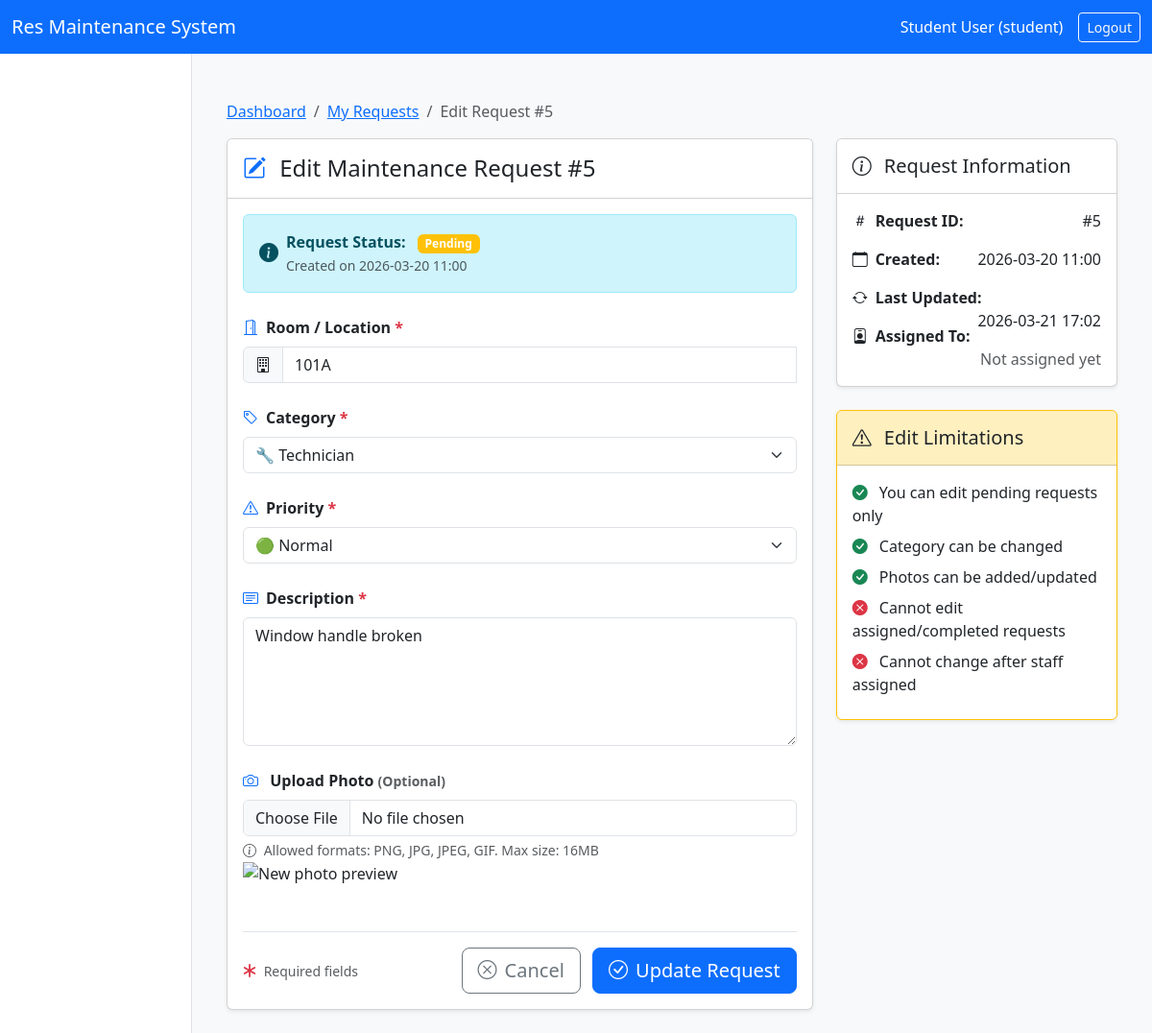
Screenshot of /requests/5/edit (signed in) with the database file from the repository.
### app.py (models this page shows, shortened)
class User(UserMixin, db.Model):
    id = db.Column(db.Integer, primary_key=True)
    full_name = db.Column(db.String(100))
    email = db.Column(db.String(120), unique=True)
    password_hash = db.Column(db.String(200))
    role = db.Column(db.String(20))
    room_number = db.Column(db.String(20), nullable=True)
    created_at = db.Column(db.DateTime, default=datetime.utcnow)
    def unread_notifications_count(self):
        return self.notifications.filter_by(is_read=False).count()

class Request(db.Model):
    id = db.Column(db.Integer, primary_key=True)
    user_id = db.Column(db.Integer)
    staff_id = db.Column(db.Integer, nullable=True)
    room_number = db.Column(db.String(20), nullable=False)
    category = db.Column(db.String(50))
    description = db.Column(db.Text, nullable=False)
    priority = db.Column(db.String(20), nullable=False)
    status = db.Column(db.String(20), default="Pending")
    photo_path = db.Column(db.String(200), nullable=True)
    created_at = db.Column(db.DateTime, default=datetime.utcnow)
    updated_at = db.Column(db.DateTime, default=datetime.utcnow, onupdate=datetime.utcnow)

### app.py (the view, shortened to what this page needs)
@app.route('/requests/<int:request_id>/edit', methods=['GET', 'POST'])
@login_required
def edit_request(request_id):
    if current_user.role != "student":
        flash("Only students can edit requests.", "danger")
        return redirect(url_for("dashboard"))
    req = Request.query.get_or_404(request_id)
    if req.user_id != current_user.id:
        flash("You can only edit your own requests.", "danger")
        return redirect(url_for("my_requests"))
    if req.status in ["Assigned", "In Progress", "Completed"]:
        flash("Cannot edit assigned/in-progress/completed requests.", "warning")
        return redirect(url_for("my_requests"))
    return render_template("student/edit_request.html", request=req)

### app.py (called while the page is built)
@app.context_processor
def inject_notifications():
    if not current_user.is_authenticated:
        return {'unread_count': 0, 'has_unread': False}
    unread_count = current_user.unread_notifications_count()
    return {'unread_count': unread_count, 'has_unread': unread_count > 0}

@app.template_filter('format_datetime')
def format_datetime(value, format='%Y-%m-%d %H:%M'):
    if value is None:
        value = datetime.now()
    return value.strftime(format)

@login_manager.user_loader
def load_user(user_id):
    return User.query.get(int(user_id))

### templates/student/edit_request.html (shortened to what this page needs)
{% extends "base.html" %}
{% block content %}
<div class="container mt-4">
    <nav aria-label="breadcrumb">
        <ol class="breadcrumb">
            <li class="breadcrumb-item"><a href="{{ url_for('dashboard') }}">Dashboard</a></li>
            <li class="breadcrumb-item"><a href="{{ url_for('my_requests') }}">My Requests</a></li>
            <li class="breadcrumb-item active">Edit Request #{{ request.id }}</li>
        </ol>
    </nav>
    <div class="row">
        <div class="col-lg-8">
            <div class="card shadow-sm">
                <div class="card-header bg-white py-3">
                    <h4 class="mb-0">
                        <i class="bi bi-pencil-square me-2 text-primary"></i>
                        Edit Maintenance Request #{{ request.id }}
                    </h4>
                </div>
                <div class="card-body">
                    <div class="alert alert-info info-alert d-flex align-items-center mb-4" role="alert">
                        <i class="bi bi-info-circle-fill me-2 fs-5"></i>
                        <div>
                            <strong>Request Status:</strong>
                            <span class="badge bg-{% if request.status == 'Pending' %}warning{% elif request.status == 'Assigned' %}info{% elif request.status == 'In Progress' %}primary{% elif request.status == 'Completed' %}success{% endif %} status-badge ms-2">
                                {{ request.status }}
                            </span>
                            <br>
                            <small class="text-muted">Created on {{ request.created_at | format_datetime }}</small>
                        </div>
                    </div>
                    <form method="POST" enctype="multipart/form-data" class="needs-validation" novalidate>
                        <div class="mb-4">
                            <label for="room_number" class="form-label fw-semibold">
                                <i class="bi bi-door-open me-2 text-primary"></i>Room / Location
                                <span class="text-danger">*</span>
                            </label>
                            <div class="input-group">
                                <span class="input-group-text"><i class="bi bi-building"></i></span>
                                <input type="text"
                                       class="form-control"
                                       id="room_number"
                                       name="room_number"
                                       value="{{ request.room_number }}"
                                       placeholder="e.g., B204, Room 101"
                                       required>
                            </div>
                        </div>
                        <div class="mb-4">
                            <label for="category" class="form-label fw-semibold">
                                <i class="bi bi-tag me-2 text-primary"></i>Category
                                <span class="text-danger">*</span>
                            </label>
                            <select class="form-select" id="category" name="category" required>
                                <option value="technician" {% if request.category == "technician" %}selected{% endif %}>🔧 Technician</option>
                            </select>
                        </div>
                        <div class="mb-4">
                            <label for="priority" class="form-label fw-semibold">
                                <i class="bi bi-exclamation-triangle me-2 text-primary"></i>Priority
                                <span class="text-danger">*</span>
                            </label>
                            <select class="form-select" id="priority" name="priority" required>
                                <option value="Normal" {% if request.priority == "Normal" %}selected{% endif %}>🟢 Normal</option>
                            </select>
                        </div>
                        <div class="mb-4">
                            <label for="description" class="form-label fw-semibold">
                                <i class="bi bi-card-text me-2 text-primary"></i>Description
                                <span class="text-danger">*</span>
                            </label>
                            <textarea class="form-control"
                                      id="description"
                                      name="description"
                                      rows="5"
                                      placeholder="Please describe the issue in detail..."
                                      required>{{ request.description }}</textarea>
                        </div>
                        <div class="mb-4">
                            <label for="photo" class="form-label fw-semibold">
                                <i class="bi bi-camera me-2 text-primary"></i>
                                {% if request.photo_path %}Replace Photo{% else %}Upload Photo{% endif %}
                                <small class="text-muted">(Optional)</small>
                            </label>
                            <input type="file"
                                   class="form-control"
                                   id="photo"
                                   name="photo"
                                   accept="image/png, image/jpeg, image/jpg, image/gif"
                                   onchange="previewImage(this)">
                            <div class="form-text">
                                <i class="bi bi-info-circle me-1"></i>
                                Allowed formats: PNG, JPG, JPEG, GIF. Max size: 16MB
                            </div>
                            <img id="imagePreview" class="photo-preview" src="#" alt="New photo preview">
                        </div>
                        <div class="d-flex justify-content-between align-items-center mt-5 pt-3 border-top">
                            <div>
                                <small class="text-muted">
                                    <i class="bi bi-asterisk text-danger me-1"></i>
                                    Required fields
                                </small>
                            </div>
                            <div>
                                <a href="{{ url_for('my_requests') }}" class="btn btn-outline-secondary btn-lg me-2">
                                    <i class="bi bi-x-circle me-2"></i>Cancel
                                </a>
                                <button type="submit" class="btn btn-primary btn-lg">
                                    <i class="bi bi-check-circle me-2"></i>Update Request
                                </button>
                            </div>
                        </div>
                    </form>
                </div>
            </div>
        </div>
        <div class="col-lg-4">
            <div class="card shadow-sm mb-4">
                <div class="card-header bg-white py-3">
                    <h5 class="card-title mb-0">
                        <i class="bi bi-info-circle me-2"></i>
                        Request Information
                    </h5>
                </div>
                <div class="card-body">
                    <ul class="list-unstyled">
                        <li class="mb-3">
                            <strong><i class="bi bi-hash me-2"></i>Request ID:</strong>
                            <span class="float-end">#{{ request.id }}</span>
                        </li>
                        <li class="mb-3">
                            <strong><i class="bi bi-calendar me-2"></i>Created:</strong>
                            <span class="float-end">{{ request.created_at | format_datetime }}</span>
                        </li>
                        <li class="mb-3">
                            <strong><i class="bi bi-arrow-repeat me-2"></i>Last Updated:</strong>
                            <span class="float-end">{{ request.updated_at | format_datetime if request.updated_at else 'N/A' }}</span>
                        </li>
                        <li class="mb-3">
                            <strong><i class="bi bi-person-badge me-2"></i>Assigned To:</strong>
                            <span class="float-end">
                                {% if request.staff_name %}
                                    {{ request.staff_name }}
                                {% else %}
                                    <span class="text-muted">Not assigned yet</span>
                                {% endif %}
                            </span>
                        </li>
                    </ul>
                </div>
            </div>
            <div class="card shadow-sm border-warning">
                <div class="card-header bg-warning bg-opacity-25 py-3">
                    <h5 class="card-title mb-0">
                        <i class="bi bi-exclamation-triangle me-2"></i>
                        Edit Limitations
                    </h5>
                </div>
                <div class="card-body">
                    <ul class="list-unstyled mb-0">
                        <li class="mb-2">
                            <i class="bi bi-check-circle-fill text-success me-2"></i>
                            You can edit pending requests only
                        </li>
                        <li class="mb-2">
                            <i class="bi bi-check-circle-fill text-success me-2"></i>
                            Category can be changed
                        </li>
                        <li class="mb-2">
                            <i class="bi bi-check-circle-fill text-success me-2"></i>
                            Photos can be added/updated
                        </li>
                        <li class="mb-2">
                            <i class="bi bi-x-circle-fill text-danger me-2"></i>
                            Cannot edit assigned/completed requests
                        </li>
                        <li class="mb-2">
                            <i class="bi bi-x-circle-fill text-danger me-2"></i>
                            Cannot change after staff assigned
                        </li>
                    </ul>
                </div>
            </div>
        </div>
    </div>
</div>
{% endblock %}

### templates/base.html (shortened to what this page needs)
<!DOCTYPE html>
<html lang="en">
<head>
    <link href="https://cdn.jsdelivr.net/npm/bootstrap@5.3.2/dist/css/bootstrap.min.css" rel="stylesheet">
    <link href="https://cdn.jsdelivr.net/npm/bootstrap-icons@1.11.3/font/bootstrap-icons.css" rel="stylesheet">
</head>
<body>
<nav class="navbar navbar-expand navbar-dark bg-primary">
    <div class="container-fluid">
        <a class="navbar-brand" href="{{ url_for('dashboard') }}">Res Maintenance System</a>
        <div class="ms-auto d-flex align-items-center">
            <span class="text-white me-3">{{ current_user.full_name }} ({{ current_user.role }})</span>
            <a href="{{ url_for('logout') }}" class="btn btn-outline-light btn-sm">Logout</a>
        </div>
    </div>
</nav>
<div class="d-flex">
    <div class="sidebar col-12 col-md-3 col-lg-2 p-0">
        <ul class="nav flex-column pt-3">
        </ul>
    </div>
    <main class="col-12 col-md-9 col-lg-10 p-4">
        {% block content %}
        {% endblock %}
    </main>
</div>
</body>
</html>

### templates/base.html (style rules this page uses)
body { min-height: 100vh; background-color: #f8f9fa; }
.sidebar { min-height: calc(100vh - 56px); background-color: #ffffff; border-right: 1px solid #dee2e6; }

### rows the page displays
User: full_name "Student User", role "student"
Request: id "5", status "Pending", created_at "2026-03-20 11:00", room_number "101A", category "🔧 Technician", description "Window handle broken", updated_at "2026-03-21 17:02"
